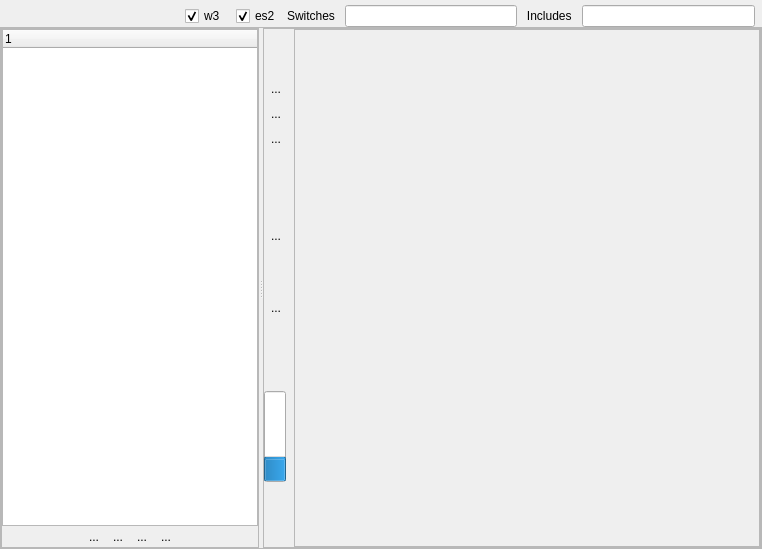
<?xml version="1.0" encoding="UTF-8"?>
<ui version="4.0">
 <class>HbQtScripts</class>
 <widget class="QWidget" name="HbQtScripts">
  <property name="geometry">
   <rect>
    <x>0</x>
    <y>0</y>
    <width>762</width>
    <height>549</height>
   </rect>
  </property>
  <property name="windowTitle">
   <string>HbQtScripts</string>
  </property>
  <layout class="QVBoxLayout" name="verticalLayout" stretch="0,1,0">
   <property name="spacing">
    <number>0</number>
   </property>
   <property name="leftMargin">
    <number>0</number>
   </property>
   <property name="topMargin">
    <number>0</number>
   </property>
   <property name="rightMargin">
    <number>0</number>
   </property>
   <property name="bottomMargin">
    <number>0</number>
   </property>
   <item>
    <layout class="QHBoxLayout" name="hLayToolbar">
     <property name="leftMargin">
      <number>5</number>
     </property>
     <property name="topMargin">
      <number>5</number>
     </property>
     <property name="rightMargin">
      <number>7</number>
     </property>
     <item>
      <widget class="QLabel" name="labelSourceName">
       <property name="text">
        <string/>
       </property>
      </widget>
     </item>
     <item>
      <spacer name="horizontalSpacer_3">
       <property name="orientation">
        <enum>Qt::Horizontal</enum>
       </property>
       <property name="sizeHint" stdset="0">
        <size>
         <width>40</width>
         <height>20</height>
        </size>
       </property>
      </spacer>
     </item>
     <item>
      <widget class="QCheckBox" name="checkW3">
       <property name="text">
        <string>w3   </string>
       </property>
       <property name="checked">
        <bool>true</bool>
       </property>
      </widget>
     </item>
     <item>
      <widget class="QCheckBox" name="checkES2">
       <property name="text">
        <string>es2  </string>
       </property>
       <property name="checked">
        <bool>true</bool>
       </property>
      </widget>
     </item>
     <item>
      <widget class="QLabel" name="label_2">
       <property name="text">
        <string>Switches   </string>
       </property>
      </widget>
     </item>
     <item>
      <widget class="QLineEdit" name="editSwitches"/>
     </item>
     <item>
      <widget class="QLabel" name="label">
       <property name="text">
        <string>   Includes   </string>
       </property>
      </widget>
     </item>
     <item>
      <widget class="QLineEdit" name="editIncludes">
       <property name="maximumSize">
        <size>
         <width>16777215</width>
         <height>16777215</height>
        </size>
       </property>
       <property name="toolTip">
        <string>Space separated list of include paths</string>
       </property>
      </widget>
     </item>
    </layout>
   </item>
   <item>
    <widget class="QFrame" name="frameEditor">
     <property name="frameShape">
      <enum>QFrame::StyledPanel</enum>
     </property>
     <property name="frameShadow">
      <enum>QFrame::Raised</enum>
     </property>
     <layout class="QHBoxLayout" name="horizontalLayout">
      <property name="leftMargin">
       <number>0</number>
      </property>
      <property name="topMargin">
       <number>0</number>
      </property>
      <property name="rightMargin">
       <number>0</number>
      </property>
      <property name="bottomMargin">
       <number>0</number>
      </property>
      <item>
       <widget class="QSplitter" name="splitter">
        <property name="orientation">
         <enum>Qt::Horizontal</enum>
        </property>
        <widget class="QFrame" name="frameLeft">
         <property name="frameShape">
          <enum>QFrame::StyledPanel</enum>
         </property>
         <property name="frameShadow">
          <enum>QFrame::Raised</enum>
         </property>
         <layout class="QVBoxLayout" name="verticalLayout_2">
          <property name="spacing">
           <number>0</number>
          </property>
          <property name="leftMargin">
           <number>0</number>
          </property>
          <property name="topMargin">
           <number>0</number>
          </property>
          <property name="rightMargin">
           <number>0</number>
          </property>
          <property name="bottomMargin">
           <number>0</number>
          </property>
          <item>
           <widget class="QTreeWidget" name="treeScripts">
            <property name="dragEnabled">
             <bool>true</bool>
            </property>
            <property name="dragDropMode">
             <enum>QAbstractItemView::InternalMove</enum>
            </property>
            <property name="indentation">
             <number>10</number>
            </property>
            <property name="expandsOnDoubleClick">
             <bool>false</bool>
            </property>
            <column>
             <property name="text">
              <string notr="true">1</string>
             </property>
            </column>
           </widget>
          </item>
          <item>
           <layout class="QHBoxLayout" name="hLayTreeTools">
            <property name="bottomMargin">
             <number>0</number>
            </property>
            <item>
             <spacer name="horizontalSpacer_2">
              <property name="orientation">
               <enum>Qt::Horizontal</enum>
              </property>
              <property name="sizeHint" stdset="0">
               <size>
                <width>40</width>
                <height>20</height>
               </size>
              </property>
             </spacer>
            </item>
            <item>
             <widget class="QToolButton" name="btnCSoft">
              <property name="text">
               <string>...</string>
              </property>
              <property name="icon">
               <iconset resource="hbqtwidgets.qrc">
                <normaloff>:/hbqt/resources/tree-collapse-soft.png</normaloff>:/hbqt/resources/tree-collapse-soft.png</iconset>
              </property>
              <property name="autoRaise">
               <bool>true</bool>
              </property>
             </widget>
            </item>
            <item>
             <widget class="QToolButton" name="btnCAll">
              <property name="text">
               <string>...</string>
              </property>
              <property name="icon">
               <iconset resource="hbqtwidgets.qrc">
                <normaloff>:/hbqt/resources/tree-collapse-all.png</normaloff>:/hbqt/resources/tree-collapse-all.png</iconset>
              </property>
              <property name="autoRaise">
               <bool>true</bool>
              </property>
             </widget>
            </item>
            <item>
             <widget class="QToolButton" name="btnESoft">
              <property name="text">
               <string>...</string>
              </property>
              <property name="icon">
               <iconset resource="hbqtwidgets.qrc">
                <normaloff>:/hbqt/resources/tree-expand-soft.png</normaloff>:/hbqt/resources/tree-expand-soft.png</iconset>
              </property>
              <property name="autoRaise">
               <bool>true</bool>
              </property>
             </widget>
            </item>
            <item>
             <widget class="QToolButton" name="btnEAll">
              <property name="text">
               <string>...</string>
              </property>
              <property name="icon">
               <iconset resource="hbqtwidgets.qrc">
                <normaloff>:/hbqt/resources/tree-expand-all.png</normaloff>:/hbqt/resources/tree-expand-all.png</iconset>
              </property>
              <property name="autoRaise">
               <bool>true</bool>
              </property>
             </widget>
            </item>
            <item>
             <spacer name="horizontalSpacer">
              <property name="orientation">
               <enum>Qt::Horizontal</enum>
              </property>
              <property name="sizeHint" stdset="0">
               <size>
                <width>40</width>
                <height>20</height>
               </size>
              </property>
             </spacer>
            </item>
           </layout>
          </item>
         </layout>
        </widget>
        <widget class="QFrame" name="frameRight">
         <property name="sizePolicy">
          <sizepolicy hsizetype="Preferred" vsizetype="Preferred">
           <horstretch>1</horstretch>
           <verstretch>0</verstretch>
          </sizepolicy>
         </property>
         <property name="frameShape">
          <enum>QFrame::StyledPanel</enum>
         </property>
         <property name="frameShadow">
          <enum>QFrame::Raised</enum>
         </property>
         <layout class="QHBoxLayout" name="horizontalLayout_2" stretch="0,1,0">
          <property name="leftMargin">
           <number>0</number>
          </property>
          <property name="topMargin">
           <number>0</number>
          </property>
          <property name="rightMargin">
           <number>0</number>
          </property>
          <property name="bottomMargin">
           <number>0</number>
          </property>
          <item>
           <layout class="QVBoxLayout" name="verticalLayout_3">
            <property name="spacing">
             <number>1</number>
            </property>
            <item>
             <widget class="QToolButton" name="btnOpenClose">
              <property name="toolTip">
               <string>Open Left Pane</string>
              </property>
              <property name="text">
               <string/>
              </property>
              <property name="icon">
               <iconset resource="hbqtwidgets.qrc">
                <normaloff>:/hbqt/resources/left-open.png</normaloff>:/hbqt/resources/left-open.png</iconset>
              </property>
              <property name="autoRaise">
               <bool>true</bool>
              </property>
             </widget>
            </item>
            <item>
             <widget class="QToolButton" name="toolButton_11">
              <property name="enabled">
               <bool>false</bool>
              </property>
              <property name="text">
               <string/>
              </property>
              <property name="autoRaise">
               <bool>true</bool>
              </property>
             </widget>
            </item>
            <item>
             <widget class="QToolButton" name="btnLoadSource">
              <property name="minimumSize">
               <size>
                <width>24</width>
                <height>24</height>
               </size>
              </property>
              <property name="toolTip">
               <string>Load Script</string>
              </property>
              <property name="text">
               <string>...</string>
              </property>
              <property name="icon">
               <iconset resource="hbqtwidgets.qrc">
                <normaloff>:/hbqt/resources/load_1.png</normaloff>:/hbqt/resources/load_1.png</iconset>
              </property>
              <property name="iconSize">
               <size>
                <width>16</width>
                <height>16</height>
               </size>
              </property>
              <property name="autoRaise">
               <bool>true</bool>
              </property>
             </widget>
            </item>
            <item>
             <widget class="QToolButton" name="btnNewSource">
              <property name="minimumSize">
               <size>
                <width>24</width>
                <height>24</height>
               </size>
              </property>
              <property name="toolTip">
               <string>New Script</string>
              </property>
              <property name="text">
               <string>...</string>
              </property>
              <property name="icon">
               <iconset resource="hbqtwidgets.qrc">
                <normaloff>:/hbqt/resources/new-2.png</normaloff>:/hbqt/resources/new-2.png</iconset>
              </property>
              <property name="autoRaise">
               <bool>true</bool>
              </property>
             </widget>
            </item>
            <item>
             <widget class="QToolButton" name="btnSaveSource">
              <property name="minimumSize">
               <size>
                <width>24</width>
                <height>24</height>
               </size>
              </property>
              <property name="toolTip">
               <string>Save Script</string>
              </property>
              <property name="text">
               <string>...</string>
              </property>
              <property name="icon">
               <iconset resource="hbqtwidgets.qrc">
                <normaloff>:/hbqt/resources/unload_1.png</normaloff>:/hbqt/resources/unload_1.png</iconset>
              </property>
              <property name="iconSize">
               <size>
                <width>16</width>
                <height>16</height>
               </size>
              </property>
              <property name="autoRaise">
               <bool>true</bool>
              </property>
             </widget>
            </item>
            <item>
             <widget class="QToolButton" name="toolButton_15">
              <property name="enabled">
               <bool>false</bool>
              </property>
              <property name="text">
               <string/>
              </property>
              <property name="autoRaise">
               <bool>true</bool>
              </property>
             </widget>
            </item>
            <item>
             <widget class="QToolButton" name="btnRunConsole">
              <property name="toolTip">
               <string>Run Console Scripts</string>
              </property>
              <property name="text">
               <string/>
              </property>
              <property name="icon">
               <iconset resource="hbqtwidgets.qrc">
                <normaloff>:/hbqt/resources/console.png</normaloff>:/hbqt/resources/console.png</iconset>
              </property>
              <property name="autoRaise">
               <bool>true</bool>
              </property>
             </widget>
            </item>
            <item>
             <widget class="QToolButton" name="toolButton_2">
              <property name="enabled">
               <bool>false</bool>
              </property>
              <property name="text">
               <string/>
              </property>
              <property name="autoRaise">
               <bool>true</bool>
              </property>
             </widget>
            </item>
            <item>
             <widget class="QToolButton" name="btnRunScript">
              <property name="minimumSize">
               <size>
                <width>24</width>
                <height>24</height>
               </size>
              </property>
              <property name="toolTip">
               <string>Run GUI Scripts</string>
              </property>
              <property name="text">
               <string>...</string>
              </property>
              <property name="icon">
               <iconset resource="hbqtwidgets.qrc">
                <normaloff>:/hbqt/resources/run-4.png</normaloff>:/hbqt/resources/run-4.png</iconset>
              </property>
              <property name="iconSize">
               <size>
                <width>16</width>
                <height>16</height>
               </size>
              </property>
              <property name="autoRaise">
               <bool>true</bool>
              </property>
             </widget>
            </item>
            <item>
             <widget class="QToolButton" name="toolButton_14">
              <property name="enabled">
               <bool>false</bool>
              </property>
              <property name="text">
               <string/>
              </property>
              <property name="autoRaise">
               <bool>true</bool>
              </property>
             </widget>
            </item>
            <item>
             <widget class="QToolButton" name="btnAddGroup">
              <property name="toolTip">
               <string>Add Scripts Group</string>
              </property>
              <property name="text">
               <string/>
              </property>
              <property name="icon">
               <iconset resource="hbqtwidgets.qrc">
                <normaloff>:/hbqt/resources/plus-3.png</normaloff>:/hbqt/resources/plus-3.png</iconset>
              </property>
              <property name="autoRaise">
               <bool>true</bool>
              </property>
             </widget>
            </item>
            <item>
             <widget class="QToolButton" name="btnRestView">
              <property name="toolTip">
               <string>Restore Scripts View</string>
              </property>
              <property name="text">
               <string>...</string>
              </property>
              <property name="icon">
               <iconset resource="hbqtwidgets.qrc">
                <normaloff>:/hbqt/resources/up-2.png</normaloff>:/hbqt/resources/up-2.png</iconset>
              </property>
              <property name="autoRaise">
               <bool>true</bool>
              </property>
             </widget>
            </item>
            <item>
             <widget class="QToolButton" name="toolButton_3">
              <property name="enabled">
               <bool>false</bool>
              </property>
              <property name="text">
               <string/>
              </property>
              <property name="autoRaise">
               <bool>true</bool>
              </property>
             </widget>
            </item>
            <item>
             <widget class="QToolButton" name="btnSaveView">
              <property name="enabled">
               <bool>true</bool>
              </property>
              <property name="toolTip">
               <string>Save Scripts View</string>
              </property>
              <property name="text">
               <string/>
              </property>
              <property name="icon">
               <iconset resource="hbqtwidgets.qrc">
                <normaloff>:/hbqt/resources/down-2.png</normaloff>:/hbqt/resources/down-2.png</iconset>
              </property>
              <property name="autoRaise">
               <bool>true</bool>
              </property>
             </widget>
            </item>
            <item>
             <widget class="QToolButton" name="toolButton">
              <property name="enabled">
               <bool>false</bool>
              </property>
              <property name="text">
               <string/>
              </property>
              <property name="autoRaise">
               <bool>true</bool>
              </property>
             </widget>
            </item>
            <item>
             <widget class="QProgressBar" name="progressBar">
              <property name="value">
               <number>24</number>
              </property>
              <property name="orientation">
               <enum>Qt::Vertical</enum>
              </property>
              <property name="invertedAppearance">
               <bool>false</bool>
              </property>
             </widget>
            </item>
            <item>
             <spacer name="verticalSpacer">
              <property name="orientation">
               <enum>Qt::Vertical</enum>
              </property>
              <property name="sizeHint" stdset="0">
               <size>
                <width>20</width>
                <height>40</height>
               </size>
              </property>
             </spacer>
            </item>
           </layout>
          </item>
          <item>
           <widget class="HBQPlainTextEdit" name="hbqTextEdit">
            <property name="frameShape">
             <enum>QFrame::StyledPanel</enum>
            </property>
            <property name="frameShadow">
             <enum>QFrame::Raised</enum>
            </property>
           </widget>
          </item>
          <item>
           <layout class="QVBoxLayout" name="verticalLayout_4"/>
          </item>
         </layout>
        </widget>
       </widget>
      </item>
     </layout>
    </widget>
   </item>
   <item>
    <layout class="QHBoxLayout" name="hLayStatusbar"/>
   </item>
  </layout>
 </widget>
 <customwidgets>
  <customwidget>
   <class>HBQPlainTextEdit</class>
   <extends>QFrame</extends>
   <header>hbqplaintextedit.h</header>
   <container>1</container>
  </customwidget>
 </customwidgets>
 <resources>
  <include location="hbqtwidgets.qrc"/>
 </resources>
 <connections/>
</ui>
